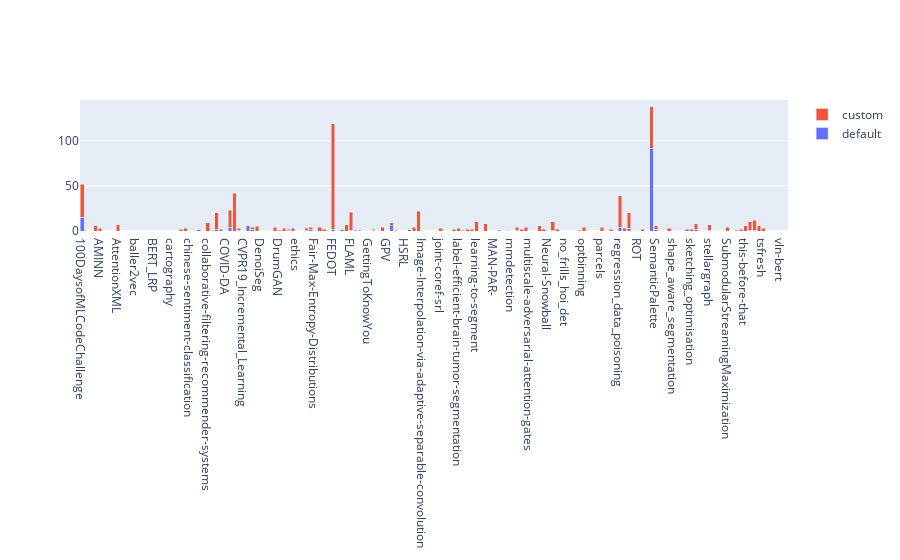

The notebook cell saved with this chart:
### Code cell
fig = go.Figure(data=[
    go.Bar(name='default', x=project_names, y=project_total_default),
    go.Bar(name='custom', x=project_names, y=project_total_custom)
])
# Change the bar mode
fig.update_layout(barmode='stack')
fig.show()

### Figure 1 — Plotly figure (JSON) as saved in the notebook; plotly's stock layout.template omitted (floating-point values rounded to 4 significant figures; data arrays with more than 128 entries replaced by an {"elided": "..."} marker saying what was removed)
{"data": [{"name": "default", "type": "bar", "x": {"elided": "158 str values"}, "y": {"elided": "158 int values"}}, {"name": "custom", "type": "bar", "x": {"elided": "158 str values"}, "y": {"elided": "158 int values"}}], "layout": {"barmode": "stack"}}
